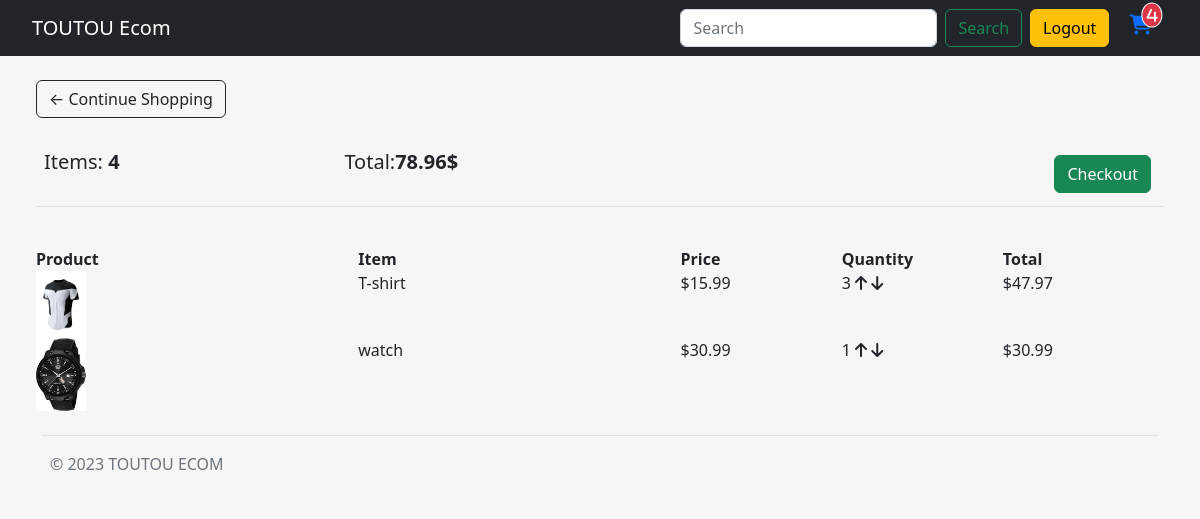
The app's page /cart/ (signed in), older data.
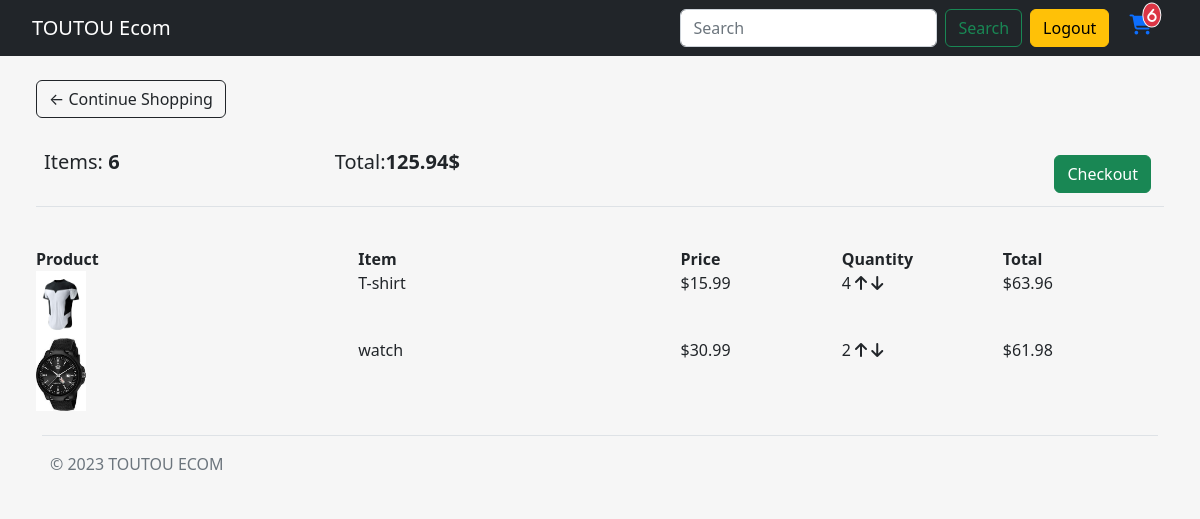
The same page, newer data.
### store/models.py (models this page shows, shortened)
class Order(models.Model):
    customer = models.ForeignKey(Customer, on_delete=models.SET_NULL, null=True, blank=True)
    date_ordered = models.DateTimeField(auto_now_add=True)
    complete = models.BooleanField(default=False)
    transaction_id = models.CharField(max_length=254, null=True)
    @property
    def get_cart_total(self):
        orderitems = self.orderitem_set.all()
        total = sum([item.get_total for item in orderitems])
        return total
    @property
    def get_cart_items(self):
        orderitems = self.orderitem_set.all()
        total = sum([item.quantity for item in orderitems])
        return total

class OrderItem(models.Model):
    product = models.ForeignKey(Product, on_delete=models.SET_NULL, null=True)
    order = models.ForeignKey(Order, on_delete=models.SET_NULL, null=True)
    quantity = models.IntegerField(default=0, null=True, blank=True)
    date_added = models.DateTimeField(auto_now_add=True)
    @property
    def get_total(self):
        total = self.product.price * self.quantity
        return total

class Product(models.Model):
    name = models.CharField(max_length=254, null=True)
    description = models.TextField(max_length=1000, null=True)
    price = models.FloatField()
    digital = models.BooleanField(default=False, null=True, blank=False)
    image = models.ImageField(null=True, blank=True)
    category = models.ForeignKey(Category, on_delete = models.PROTECT, null = True, blank = True)
    @property
    def imageURL(self):
        try:
            url = self.image.url
        except:
            url = ''
        return url

### store/views.py (the view)
# urls.py: path('cart/', views.cart, name='cart'),
def cart(request):
    data = cartData(request)
    cartItems = data['cartItems']
    order = data['order']
    items = data['items']
    context = {'items': items, 'order': order, 'cartItems': cartItems}
    return render (request, 'store/pages/cart.html', context)

### store/utils.py (called while the page is built)
def cartData(request):
    if request.user.is_authenticated:
        customer = request.user.customer
        order, created =  Order.objects.get_or_create(customer=customer, complete=False)
        items = order.orderitem_set.all()
        cartItems = order.get_cart_items
    else:
        cookieData = cookieCart(request)
        cartItems = cookieData['cartItems']
        order = cookieData['order']
        items = cookieData['items']
    return {'items': items, 'order': order, 'cartItems': cartItems}

### store/templates/store/pages/cart.html
{% extends 'store/main.html' %}
{% load static %}
{% block content %}
<div class="row m-4">
    <div class="col-lg-12">
        <div class="box-element">
            <a  class="btn btn-outline-dark" href="{% url 'store' %}">&#x2190; Continue Shopping</a>
            <br>
            <br>
            <table class="table">
                <tr>
                    <th><h5>Items: <strong>{{order.get_cart_items}}</strong></h5></th>
                    <th><h5>Total:<strong>{{order.get_cart_total|floatformat:2}}$</strong></h5></th>
                    <th>
                        <a  style="float:right; margin:5px;" class="btn btn-success" href="{% url 'checkout' %}">Checkout</a>
                    </th>
                </tr>
            </table>
        </div>
        <br>
        <div class="box-element">
            <div class="cart-row d-flex">
                <div style="flex:2"><strong>Product</strong></div>
                <div style="flex:2"><strong>Item</strong></div>
                <div style="flex:1"><strong>Price</strong></div>
                <div style="flex:1"><strong>Quantity</strong></div>
                <div style="flex:1"><strong>Total</strong></div>
            </div>
            {% for item in items %}
            <div class="cart-row d-flex">
                <div style="flex:2; "><img class="row-image" style="width:50px;" src="{{item.product.imageURL}}"></div>
                <div style="flex:2"><p>{{item.product.name}}</p></div>
                <div style="flex:1"><p>${{item.product.price|floatformat:2}}</p></div>
                <div style="flex:1">
                    <p class="quantity d-inline-block">{{item.quantity}}</p>
                    <div class="quantity d-inline-block">
                        <i data-product="{{item.product.id}}" class="fa-solid fa-arrow-up chg-quantity update-cart" data-action="add" style="cursor: pointer;"></i>
                        <i data-product="{{item.product.id}}" class="fa-solid fa-arrow-down chg-quantity update-cart" data-action="remove" style="cursor: pointer;"></i>
                    </div>
                </div>
                <div style="flex:1"><p>${{item.get_total}}</p></div>
            </div>
            {% endfor %}
        </div>
    </div>
</div>
{% endblock content %}

Row changes from the older to the newer data that the page shows:
changed through a linked row, Order: get_cart_items "4" → "6"; get_cart_total "78.96" → "125.94"
changed OrderItem "T-shirt": quantity "3" → "4"; get_total "47.97" → "63.96"
changed OrderItem "watch": quantity "1" → "2"; get_total "30.99" → "61.98"
Text that changed along with them:
{{ cartItems }}: "4" → "6"
